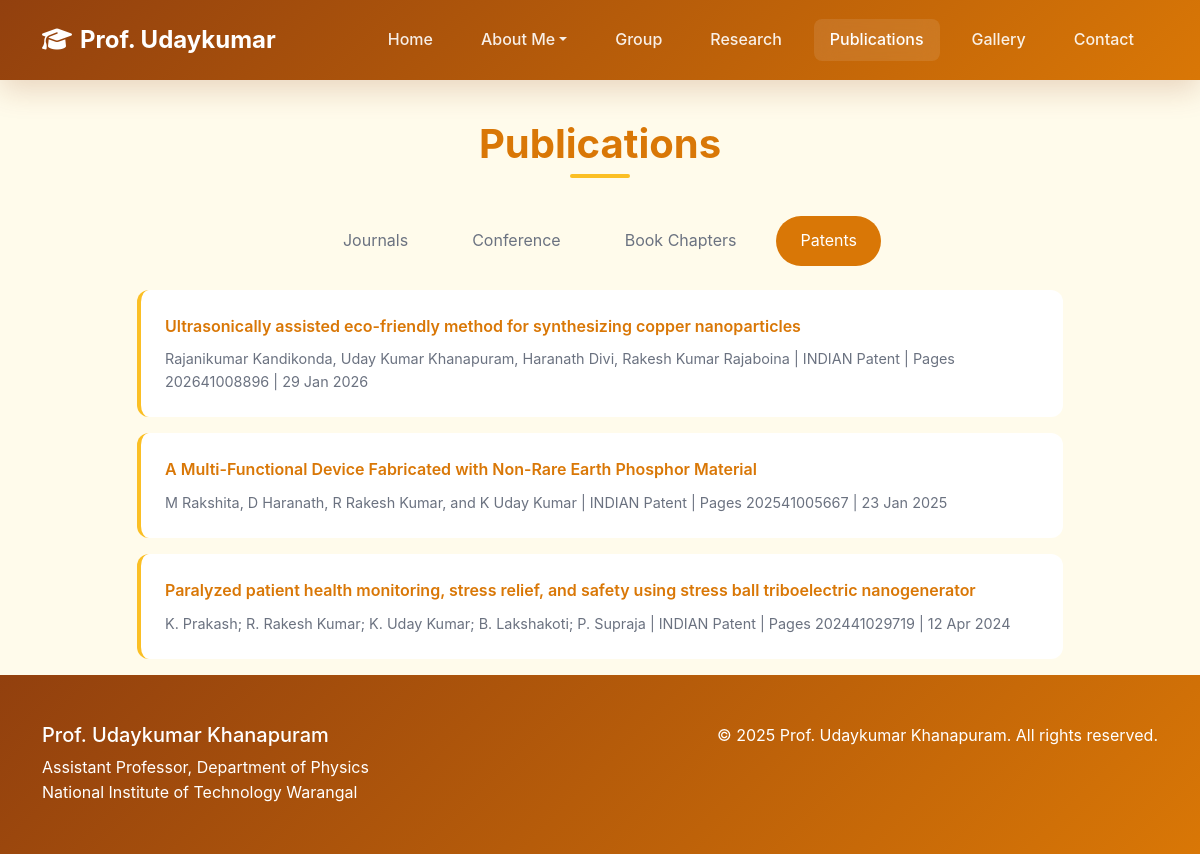
The app's page /publications/?category=patents with its own data.
### website/models.py (models this page shows, shortened)
class Publication(models.Model):
    CATEGORY_CHOICES = [
        ('journals', 'Journals'),
        ('conference', 'Conference'),
        ('book_chapters', 'Book Chapters'),
        ('patents', 'Patents'),
    ]
    title = models.CharField(max_length=500)
    authors = models.TextField()
    journal = models.CharField(max_length=200, blank=True)
    volume = models.CharField(max_length=50, blank=True)
    page_no = models.CharField(max_length=50, blank=True)
    publication_date = models.DateField(help_text="Publication date (Day/Month/Year)")
    description = models.TextField(blank=True)
    url = models.URLField(blank=True)
    publication_link = models.URLField(blank=True, help_text="Direct link to the publication")
    category = models.CharField(max_length=20, choices=CATEGORY_CHOICES, default='journals')
    created_at = models.DateTimeField(auto_now_add=True)
    class Meta:
        ordering = ['-publication_date', '-created_at']

### website/views.py (the view)
# urls.py: path('publications/', views.publications, name='publications'),
def publications(request):
    category = request.GET.get('category', 'journals')
    publications = Publication.objects.filter(category=category)
    categories = Publication.CATEGORY_CHOICES
    context = {
        'publications': publications,
        'categories': categories,
        'current_category': category
    }
    return render(request, 'publications.html', context)

### templates/publications.html (shortened to what this page needs)
{% extends 'base.html' %}
{% load static %}
{% block content %}
<div style="padding-top: 120px;">
    <div class="container">
        <h2 class="section-title">Publications</h2>
        <div class="row mb-4">
            <div class="col-12">
                <ul class="nav nav-pills justify-content-center" id="publicationTabs">
                    {% for category_key, category_name in categories %}
                    <li class="nav-item">
                        <a class="nav-link {% if current_category == category_key %}active{% endif %}"
                           href="?category={{ category_key }}">{{ category_name }}</a>
                    </li>
                    {% endfor %}
                </ul>
            </div>
        </div>
        <div class="row">
            <div class="col-lg-10 mx-auto">
                {% for publication in publications %}
                <div class="publication-item">
                    <div class="publication-title">
                        {% if publication.publication_link %}
                            <a href="{{ publication.publication_link }}" target="_blank" class="publication-link">
                                {{ publication.title }}
                            </a>
                        {% else %}
                            {{ publication.title }}
                        {% endif %}
                    </div>
                    <div class="publication-meta">
                        {{ publication.authors }} | {{ publication.journal }}
                        {% if publication.page_no %} | Pages {{ publication.page_no }}{% endif %}
                        | {{ publication.publication_date|date:"d M Y" }}
                    </div>
                </div>
                {% endfor %}
            </div>
        </div>
    </div>
</div>
{% endblock %}

### static/css/style.css (style rules this page uses)
:root { --primary-color: #d97706; --secondary-color: #f59e0b; --accent-color: #fbbf24; --dark-primary: #92400e; --text-dark: #1f2937; --text-light: #6b7280; --bg-light: #fffbeb; --gradient: linear-gradient(135deg, #d97706 0%, #f59e0b 100%); }
* { margin: 0; padding: 0; box-sizing: border-box; }
html, body { height: 100%; }
body { font-family: 'Inter', -apple-system, BlinkMacSystemFont, sans-serif; line-height: 1.6; color: var(--text-dark); background: var(--bg-light); }
.section-title { font-size: 2.5rem; font-weight: 700; color: var(--primary-color); margin-bottom: 3rem; text-align: center; position: relative; }
.section-title::after { content: ''; position: absolute; bottom: -10px; left: 50%; transform: translateX(-50%); width: 60px; height: 4px; background: var(--accent-color); border-radius: 2px; }
.publication-item { background: white; border-radius: 12px; padding: 1.5rem; margin-bottom: 1rem; border-left: 4px solid var(--accent-color); transition: all 0.3s ease; }
.publication-title { font-weight: 600; color: var(--primary-color); margin-bottom: 0.5rem; }
.publication-meta { color: var(--text-light); font-size: 0.9rem; }
.nav-pills .nav-link.active { background-color: var(--primary-color); }

### templates/publications.html (style rules this page uses)
.nav-pills .nav-link { color: var(--text-light); margin: 0 0.5rem; padding: 0.75rem 1.5rem; border-radius: 25px; transition: all 0.3s ease; }
.nav-pills .nav-link.active { background-color: var(--primary-color); color: white; }

### records on screen
Publication: title "Ultrasonically assisted eco-friendly method for synthesizing copper nanoparticles", authors "Rajanikumar Kandikonda, Uday Kumar Khanapuram, Haranath Divi, Rakesh Kumar Rajaboina", journal "INDIAN Patent", page_no "202641008896", publication_date "29 Jan 2026"
Publication: title "A Multi-Functional Device Fabricated with Non-Rare Earth Phosphor Material", authors "M Rakshita, D Haranath, R Rakesh Kumar, and K Uday Kumar", journal "INDIAN Patent", page_no "202541005667", publication_date "23 Jan 2025"
Publication: title "Paralyzed patient health monitoring, stress relief, and safety using stress ball triboelectric nanogenerator", authors "K. Prakash; R. Rakesh Kumar; K. Uday Kumar; B. Lakshakoti; P. Supraja", journal "INDIAN Patent", page_no "202441029719", publication_date "12 Apr 2024"

### other values on screen
{{ category_name }} "Journals" "Conference" "Book Chapters" "Patents"
